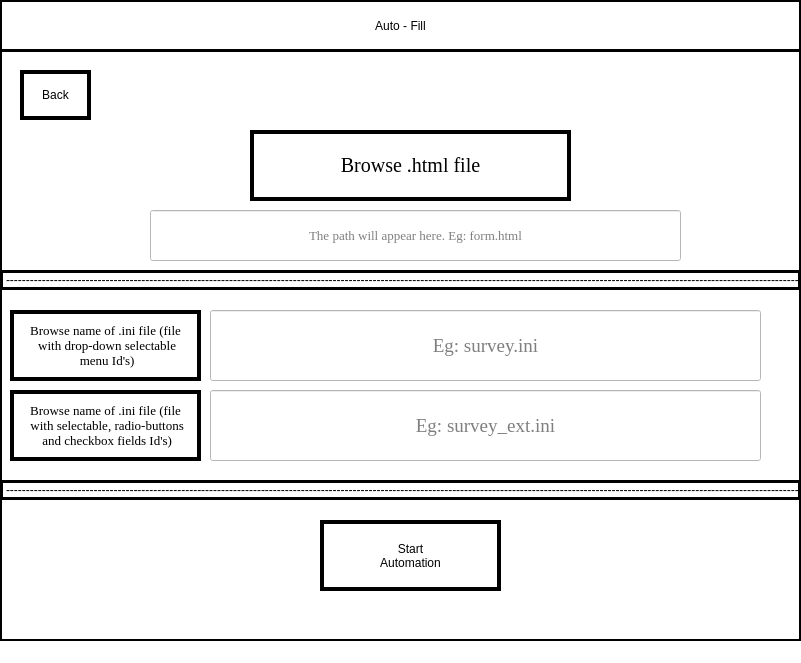
<?xml version="1.0" encoding="UTF-8"?>
<ui version="4.0">
 <class>UploadWindow</class>
 <widget class="QMainWindow" name="UploadWindow">
  <property name="geometry">
   <rect>
    <x>0</x>
    <y>0</y>
    <width>801</width>
    <height>663</height>
   </rect>
  </property>
  <property name="windowTitle">
   <string>MainWindow</string>
  </property>
  <property name="styleSheet">
   <string notr="true">background-color: rgb(255, 255, 255);</string>
  </property>
  <widget class="QWidget" name="centralwidget">
   <widget class="QLabel" name="lb_Title_1">
    <property name="geometry">
     <rect>
      <x>0</x>
      <y>0</y>
      <width>801</width>
      <height>51</height>
     </rect>
    </property>
    <property name="layoutDirection">
     <enum>Qt::LeftToRight</enum>
    </property>
    <property name="styleSheet">
     <string notr="true">font: 20pt &quot;Georgia&quot;;
background-color: rgb(255, 255, 255);</string>
    </property>
    <property name="frameShape">
     <enum>QFrame::Box</enum>
    </property>
    <property name="lineWidth">
     <number>2</number>
    </property>
    <property name="text">
     <string>Auto - Fill</string>
    </property>
    <property name="scaledContents">
     <bool>true</bool>
    </property>
    <property name="alignment">
     <set>Qt::AlignCenter</set>
    </property>
   </widget>
   <widget class="QPushButton" name="bt_back">
    <property name="geometry">
     <rect>
      <x>20</x>
      <y>70</y>
      <width>71</width>
      <height>50</height>
     </rect>
    </property>
    <property name="styleSheet">
     <string notr="true">background-color: qlineargradient(spread:pad, x1:0.488636, y1:0.54, x2:1, y2:1, stop:0 rgba(255, 255, 255, 255));
font: 15pt &quot;Georgia&quot;;
border-color: rgb(0, 0, 0);
border: 4px solid;</string>
    </property>
    <property name="text">
     <string>Back</string>
    </property>
   </widget>
   <widget class="QLineEdit" name="le_file_name_2">
    <property name="geometry">
     <rect>
      <x>210</x>
      <y>390</y>
      <width>551</width>
      <height>71</height>
     </rect>
    </property>
    <property name="font">
     <font>
      <family>Georgia</family>
      <pointsize>14</pointsize>
     </font>
    </property>
    <property name="layoutDirection">
     <enum>Qt::LeftToRight</enum>
    </property>
    <property name="text">
     <string/>
    </property>
    <property name="alignment">
     <set>Qt::AlignCenter</set>
    </property>
    <property name="placeholderText">
     <string>Eg: survey_ext.ini</string>
    </property>
   </widget>
   <widget class="QPushButton" name="bt_browsefile_1">
    <property name="geometry">
     <rect>
      <x>10</x>
      <y>310</y>
      <width>191</width>
      <height>71</height>
     </rect>
    </property>
    <property name="font">
     <font>
      <family>Georgia</family>
      <pointsize>10</pointsize>
      <weight>50</weight>
      <italic>false</italic>
      <bold>false</bold>
     </font>
    </property>
    <property name="autoFillBackground">
     <bool>false</bool>
    </property>
    <property name="styleSheet">
     <string notr="true">background-color: rgb(255, 255, 255);
font: 10pt &quot;Georgia&quot;;
border-color: rgb(0, 0, 0);
border: 4px solid;</string>
    </property>
    <property name="text">
     <string>Browse name of .ini file (file 
 with drop-down selectable 
 menu Id's)</string>
    </property>
   </widget>
   <widget class="QLabel" name="lb_sep_2">
    <property name="geometry">
     <rect>
      <x>0</x>
      <y>480</y>
      <width>801</width>
      <height>20</height>
     </rect>
    </property>
    <property name="frameShape">
     <enum>QFrame::Box</enum>
    </property>
    <property name="lineWidth">
     <number>3</number>
    </property>
    <property name="midLineWidth">
     <number>3</number>
    </property>
    <property name="text">
     <string>---------------------------------------------------------------------------------------------------------------------------------------------------------------------------------------------------------</string>
    </property>
   </widget>
   <widget class="QLineEdit" name="le_file_name">
    <property name="geometry">
     <rect>
      <x>150</x>
      <y>210</y>
      <width>531</width>
      <height>51</height>
     </rect>
    </property>
    <property name="font">
     <font>
      <family>Georgia</family>
      <pointsize>10</pointsize>
     </font>
    </property>
    <property name="styleSheet">
     <string notr="true">color: rgb(0, 0, 0);
border-color: rgb(0, 0, 0);</string>
    </property>
    <property name="text">
     <string/>
    </property>
    <property name="frame">
     <bool>true</bool>
    </property>
    <property name="alignment">
     <set>Qt::AlignCenter</set>
    </property>
    <property name="placeholderText">
     <string>The path will appear here. Eg: form.html</string>
    </property>
    <property name="lineWidth" stdset="0">
     <number>3</number>
    </property>
    <property name="scaledContents" stdset="0">
     <bool>false</bool>
    </property>
   </widget>
   <widget class="QPushButton" name="bt_browsefile_2">
    <property name="geometry">
     <rect>
      <x>10</x>
      <y>390</y>
      <width>191</width>
      <height>71</height>
     </rect>
    </property>
    <property name="font">
     <font>
      <family>Georgia</family>
      <pointsize>10</pointsize>
      <weight>50</weight>
      <italic>false</italic>
      <bold>false</bold>
     </font>
    </property>
    <property name="autoFillBackground">
     <bool>false</bool>
    </property>
    <property name="styleSheet">
     <string notr="true">background-color: qlineargradient(spread:pad, x1:0.488636, y1:0.54, x2:1, y2:1, stop:0 rgba(255, 255, 255, 255));
font: 10pt &quot;Georgia&quot;;
border-color: rgb(0, 0, 0);
border: 4px solid;</string>
    </property>
    <property name="text">
     <string>Browse name of .ini file (file 
 with selectable, radio-buttons 
 and checkbox fields Id's)</string>
    </property>
   </widget>
   <widget class="QLabel" name="lb_sep_1">
    <property name="geometry">
     <rect>
      <x>0</x>
      <y>270</y>
      <width>801</width>
      <height>20</height>
     </rect>
    </property>
    <property name="frameShape">
     <enum>QFrame::Box</enum>
    </property>
    <property name="lineWidth">
     <number>3</number>
    </property>
    <property name="midLineWidth">
     <number>3</number>
    </property>
    <property name="text">
     <string>---------------------------------------------------------------------------------------------------------------------------------------------------------------------------------------------------------</string>
    </property>
   </widget>
   <widget class="QLineEdit" name="le_file_name_1">
    <property name="geometry">
     <rect>
      <x>210</x>
      <y>310</y>
      <width>551</width>
      <height>71</height>
     </rect>
    </property>
    <property name="font">
     <font>
      <family>Georgia</family>
      <pointsize>14</pointsize>
     </font>
    </property>
    <property name="layoutDirection">
     <enum>Qt::LeftToRight</enum>
    </property>
    <property name="alignment">
     <set>Qt::AlignCenter</set>
    </property>
    <property name="placeholderText">
     <string>Eg: survey.ini</string>
    </property>
   </widget>
   <widget class="QPushButton" name="bt_browsefile">
    <property name="geometry">
     <rect>
      <x>250</x>
      <y>130</y>
      <width>321</width>
      <height>71</height>
     </rect>
    </property>
    <property name="font">
     <font>
      <family>Georgia</family>
      <pointsize>15</pointsize>
      <weight>50</weight>
      <italic>false</italic>
      <bold>false</bold>
     </font>
    </property>
    <property name="autoFillBackground">
     <bool>false</bool>
    </property>
    <property name="styleSheet">
     <string notr="true">background-color: rgb(255, 255, 255);
font: 15pt &quot;Georgia&quot;;
border-color: rgb(0, 0, 0);
border: 4px solid;</string>
    </property>
    <property name="text">
     <string>Browse .html file</string>
    </property>
   </widget>
   <widget class="QPushButton" name="bt_upload">
    <property name="geometry">
     <rect>
      <x>320</x>
      <y>520</y>
      <width>181</width>
      <height>71</height>
     </rect>
    </property>
    <property name="autoFillBackground">
     <bool>false</bool>
    </property>
    <property name="styleSheet">
     <string notr="true">background-color: qlineargradient(spread:pad, x1:0.488636, y1:0.54, x2:1, y2:1, stop:0 rgba(255, 255, 255, 255));
selection-color: rgb(182, 182, 182);
font: 20pt &quot;Georgia&quot;;
border-color: rgb(0, 0, 0);
border: 4px solid;
</string>
    </property>
    <property name="text">
     <string>Start 
Automation</string>
    </property>
   </widget>
   <widget class="QFrame" name="frame">
    <property name="geometry">
     <rect>
      <x>0</x>
      <y>50</y>
      <width>801</width>
      <height>591</height>
     </rect>
    </property>
    <property name="styleSheet">
     <string notr="true">border-color: rgb(0, 0, 0);
background: url(../Auto-Fill/background_robo.jpg);</string>
    </property>
    <property name="frameShape">
     <enum>QFrame::Box</enum>
    </property>
    <property name="frameShadow">
     <enum>QFrame::Plain</enum>
    </property>
    <property name="lineWidth">
     <number>2</number>
    </property>
   </widget>
   <zorder>frame</zorder>
   <zorder>lb_Title_1</zorder>
   <zorder>bt_back</zorder>
   <zorder>le_file_name_2</zorder>
   <zorder>bt_browsefile_1</zorder>
   <zorder>lb_sep_2</zorder>
   <zorder>le_file_name</zorder>
   <zorder>bt_browsefile_2</zorder>
   <zorder>lb_sep_1</zorder>
   <zorder>le_file_name_1</zorder>
   <zorder>bt_browsefile</zorder>
   <zorder>bt_upload</zorder>
  </widget>
  <widget class="QStatusBar" name="statusbar"/>
 </widget>
 <resources/>
 <connections/>
</ui>
